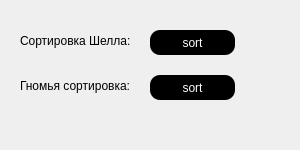
<?xml version="1.0" encoding="UTF-8"?>
<ui version="4.0">
 <class>MainWindow</class>
 <widget class="QMainWindow" name="MainWindow">
  <property name="geometry">
   <rect>
    <x>0</x>
    <y>0</y>
    <width>300</width>
    <height>150</height>
   </rect>
  </property>
  <property name="windowTitle">
   <string>MainWindow</string>
  </property>
  <widget class="QWidget" name="centralwidget">
   <widget class="QPushButton" name="ShellSortButton">
    <property name="geometry">
     <rect>
      <x>150</x>
      <y>30</y>
      <width>85</width>
      <height>25</height>
     </rect>
    </property>
    <property name="cursor">
     <cursorShape>PointingHandCursor</cursorShape>
    </property>
    <property name="styleSheet">
     <string notr="true">background-color: rgb(0, 0, 0);
color: rgb(255, 255, 255);
border-radius: 10px;</string>
    </property>
    <property name="text">
     <string>sort</string>
    </property>
   </widget>
   <widget class="QLabel" name="labelShell">
    <property name="geometry">
     <rect>
      <x>20</x>
      <y>20</y>
      <width>121</width>
      <height>41</height>
     </rect>
    </property>
    <property name="text">
     <string>Сортировка Шелла:</string>
    </property>
   </widget>
   <widget class="QLabel" name="labelGnom">
    <property name="geometry">
     <rect>
      <x>20</x>
      <y>65</y>
      <width>121</width>
      <height>41</height>
     </rect>
    </property>
    <property name="styleSheet">
     <string notr="true"/>
    </property>
    <property name="text">
     <string>Гномья сортировка:</string>
    </property>
   </widget>
   <widget class="QPushButton" name="GnomSortButton">
    <property name="geometry">
     <rect>
      <x>150</x>
      <y>75</y>
      <width>85</width>
      <height>25</height>
     </rect>
    </property>
    <property name="cursor">
     <cursorShape>PointingHandCursor</cursorShape>
    </property>
    <property name="styleSheet">
     <string notr="true">background-color: rgb(0, 0, 0);
color: rgb(255, 255, 255);
border-radius: 10px;</string>
    </property>
    <property name="text">
     <string>sort</string>
    </property>
   </widget>
  </widget>
 </widget>
 <resources/>
 <connections/>
</ui>
